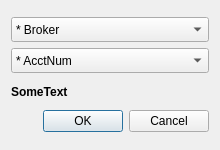
<?xml version="1.0" encoding="UTF-8"?>
<ui version="4.0">
 <class>Dialog</class>
 <widget class="QDialog" name="Dialog">
  <property name="geometry">
   <rect>
    <x>0</x>
    <y>0</y>
    <width>220</width>
    <height>150</height>
   </rect>
  </property>
  <property name="windowTitle">
   <string>start.ini Dialog</string>
  </property>
  <layout class="QGridLayout" name="gridLayout">
   <item row="0" column="0">
    <layout class="QVBoxLayout" name="Ini_VerLay">
     <item>
      <widget class="QComboBox" name="Ini_Broker">
       <property name="minimumSize">
        <size>
         <width>0</width>
         <height>25</height>
        </size>
       </property>
       <property name="maximumSize">
        <size>
         <width>16777215</width>
         <height>25</height>
        </size>
       </property>
       <item>
        <property name="text">
         <string>* Broker</string>
        </property>
       </item>
      </widget>
     </item>
     <item>
      <widget class="QComboBox" name="Ini_AcctNum">
       <property name="minimumSize">
        <size>
         <width>0</width>
         <height>25</height>
        </size>
       </property>
       <property name="maximumSize">
        <size>
         <width>16777215</width>
         <height>25</height>
        </size>
       </property>
       <item>
        <property name="text">
         <string>* AcctNum</string>
        </property>
       </item>
      </widget>
     </item>
     <item>
      <widget class="QLabel" name="Ini_ServerName">
       <property name="minimumSize">
        <size>
         <width>0</width>
         <height>25</height>
        </size>
       </property>
       <property name="maximumSize">
        <size>
         <width>16777215</width>
         <height>25</height>
        </size>
       </property>
       <property name="font">
        <font>
         <pointsize>9</pointsize>
         <weight>75</weight>
         <bold>true</bold>
        </font>
       </property>
       <property name="text">
        <string>SomeText</string>
       </property>
      </widget>
     </item>
     <item>
      <widget class="QDialogButtonBox" name="Ini_OKCancel">
       <property name="orientation">
        <enum>Qt::Horizontal</enum>
       </property>
       <property name="standardButtons">
        <set>QDialogButtonBox::Cancel|QDialogButtonBox::Ok</set>
       </property>
      </widget>
     </item>
    </layout>
   </item>
  </layout>
 </widget>
 <resources/>
 <connections>
  <connection>
   <sender>Ini_OKCancel</sender>
   <signal>accepted()</signal>
   <receiver>Dialog</receiver>
   <slot>accept()</slot>
   <hints>
    <hint type="sourcelabel">
     <x>248</x>
     <y>254</y>
    </hint>
    <hint type="destinationlabel">
     <x>157</x>
     <y>274</y>
    </hint>
   </hints>
  </connection>
  <connection>
   <sender>Ini_OKCancel</sender>
   <signal>rejected()</signal>
   <receiver>Dialog</receiver>
   <slot>reject()</slot>
   <hints>
    <hint type="sourcelabel">
     <x>316</x>
     <y>260</y>
    </hint>
    <hint type="destinationlabel">
     <x>286</x>
     <y>274</y>
    </hint>
   </hints>
  </connection>
 </connections>
</ui>
